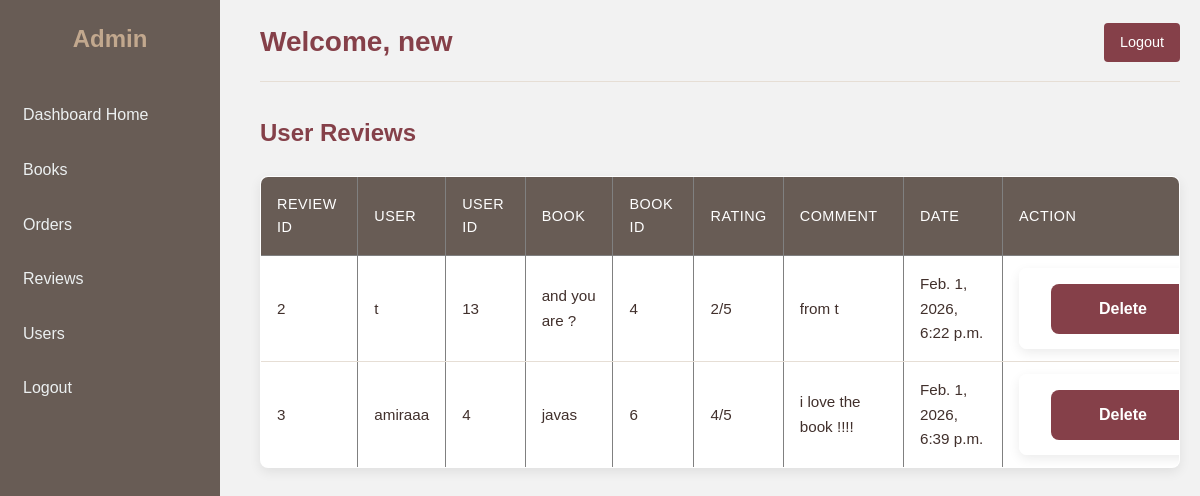
Page /dashboard/reviews/ (signed in) on the earlier database version.
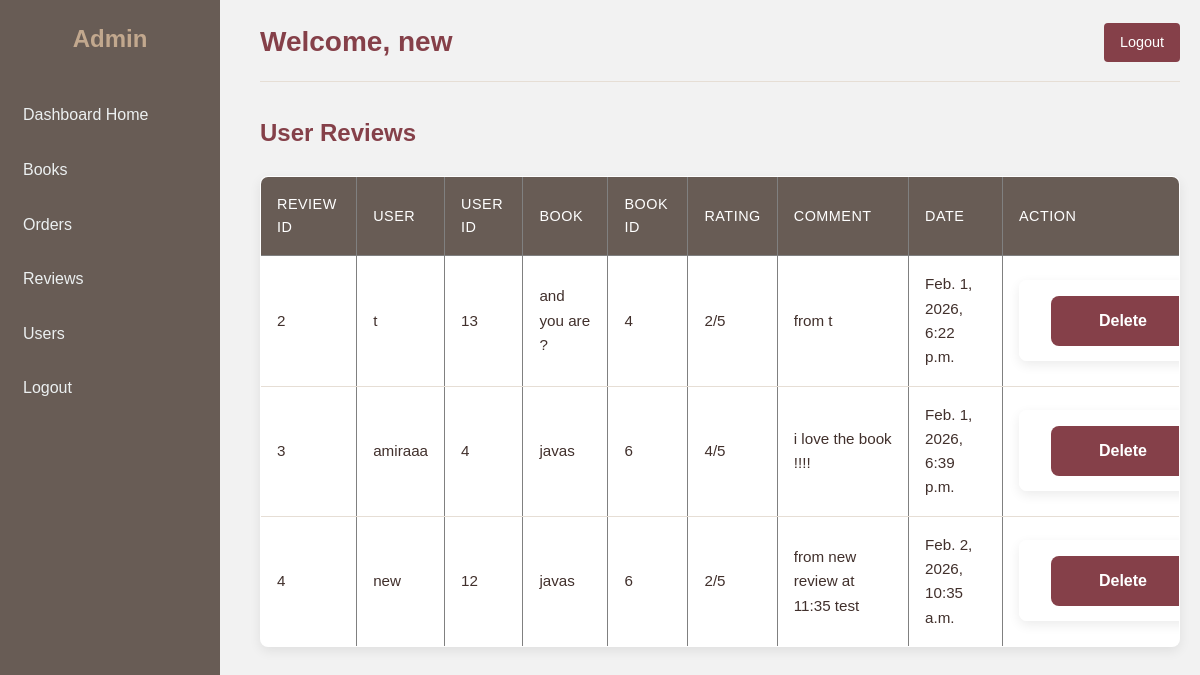
Same page on the later database version.
### library_app/models.py (models this page shows, shortened)
class Review(models.Model):
    user = models.ForeignKey(User, on_delete=models.CASCADE)
    book = models.ForeignKey(Book, on_delete=models.CASCADE, null=True, blank=True)
    rating = models.PositiveSmallIntegerField(default = 5)  # 1 to 5
    comment = models.TextField(blank=True, null=True)
    date = models.DateTimeField(auto_now_add=True)

class Book(models.Model):
    title = models.CharField(max_length=200)
    author = models.CharField(max_length=150)
    publication_date = models.DateField(blank=True, null=True)
    quantity = models.PositiveIntegerField(default=0)
    genres = models.ManyToManyField(Genre, related_name="books")
    reviews = models.DecimalField(max_digits=2, decimal_places=1, blank=True, null=True)
    description = models.TextField(blank=True, null=True)
    image = models.ImageField(upload_to="books/", blank=True, null=True)

### library_app/views.py (the view)
# urls.py: path('dashboard/reviews/', views.admin_reviews_view, name='admin_reviews'),
@login_required
def admin_reviews_view(request):
    reviews = Review.objects.select_related("user", "book").all()
    return render(request, "library_app/admin_reviews.html", {
        "reviews": reviews
    })

### library_app/templates/library_app/admin_reviews.html (shortened to what this page needs)
{% extends 'library_app/base_admin.html' %}
{% block content %}
<h2>User Reviews</h2>
<table border="1" cellpadding="8">
<tr>
    <th>Review ID</th>
    <th>User</th>
    <th>User ID</th>
    <th>Book</th>
    <th>Book ID</th>
    <th>Rating</th>
    <th>Comment</th>
    <th>Date</th>
    <th>Action</th>
</tr>
{% for review in reviews %}
<tr>
    <td>{{ review.id }}</td>
    <td>{{ review.user.username }}</td>
    <td>{{ review.user.id }}</td>
    <td>
        {% if review.book %}
            {{ review.book.title }}
        {% else %}
            General
        {% endif %}
    </td>
    <td>{% if review.book %}{{ review.book.id }}{% endif %}</td>
    <td>{{ review.rating }}/5</td>
    <td>{{ review.comment }}</td>
    <td>{{ review.date }}</td>
    <td>
        <form method="POST" action="{% url 'admin_delete_review' review.id %}">
            <button type="submit" class="btn btn-danger btn-sm">
                Delete
            </button>
        </form>
    </td>
</tr>
{% empty %}
<tr>
    <td colspan="9">No reviews yet</td>
</tr>
{% endfor %}
</table>
{% endblock %}

Differences in the rows shown:
added Review: id "4", user.username "new", user.id "12", book "javas", book.id "6", rating "2", comment "from new review at 11:35 test", date "Feb. 2, 2026, 10:35 a.m."
